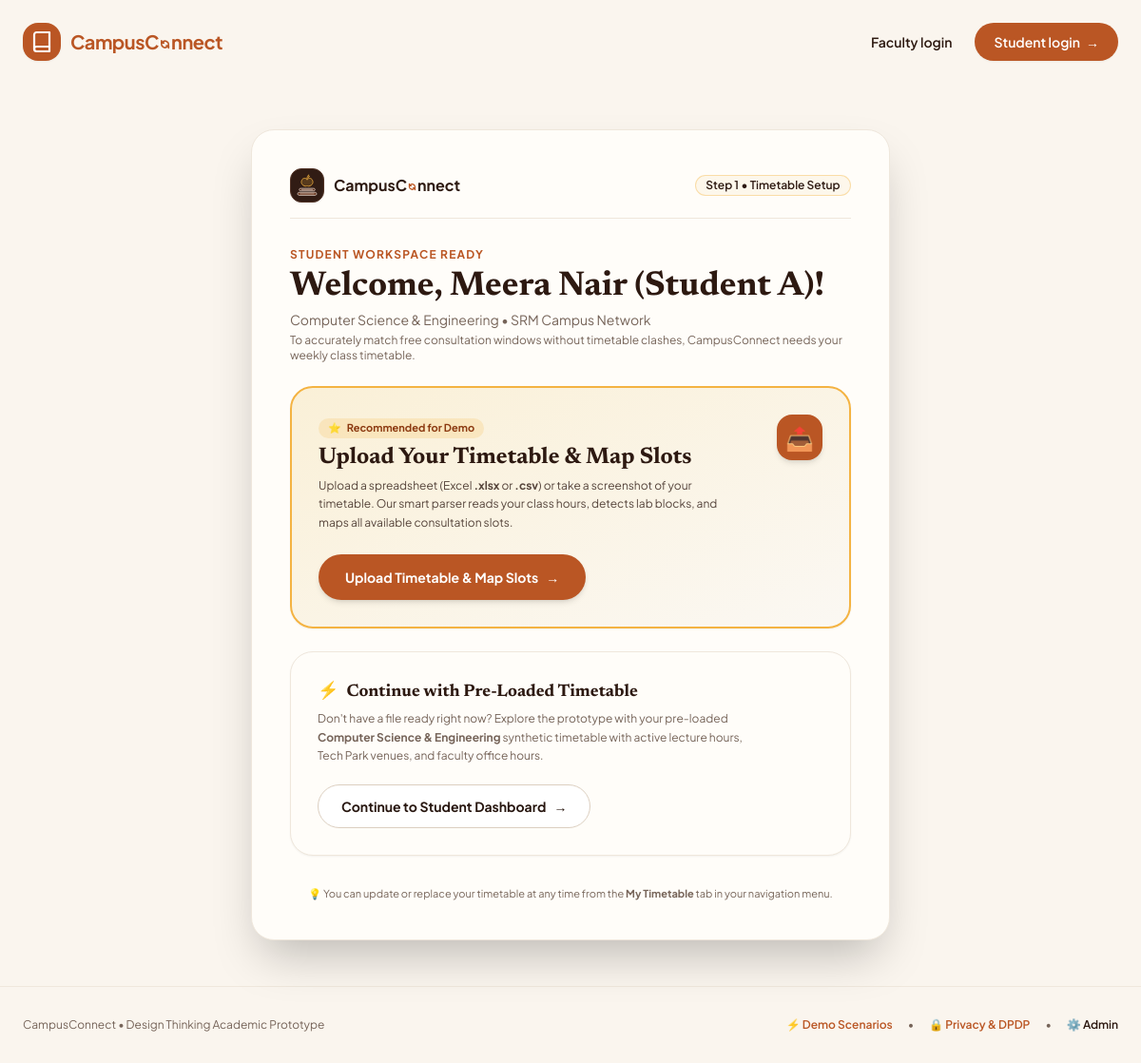
Screenshot of /welcome/setup with the database file from the repository.
### app/models.py (models this page shows)
class User(SQLModel, table=True):
    id: Optional[int] = Field(default=None, primary_key=True)
    role: str = Field(index=True)                    # UserRole value: student, faculty, admin
    name: str                                        # e.g., "Meera Nair", "Dr. Rajesh Raman"
    department: str                                  # e.g., "Computer Science & Engineering"
    email: str = Field(index=True, unique=True)
    section: Optional[str] = None                    # e.g., "CSE-A" for students
    semester: Optional[int] = None                   # e.g., 3 for 2nd-year students
    no_show_count: int = Field(default=0)            # 2 no-shows trigger automated booking block
    is_blocked: bool = Field(default=False)          # Admin reset flag

### app/routers/common.py (the view)
@router.get("/welcome/setup", response_class=HTMLResponse)
def welcome_setup_page(
    request: Request,
    current_user: User = Depends(get_current_user),
    session: Session = Depends(get_session)
):
    from app.main import templates
    from app.auth_mock import get_mock_users_by_role
    return templates.TemplateResponse(
        request=request,
        name="auth/onboarding_timetable.html",
        context={
            "request": request,
            "current_user": current_user,
            "mock_users": get_mock_users_by_role(session),
        }
    )

### app/templates/auth/onboarding_timetable.html (shortened to what this page needs)
{% extends "base.html" %}
{% block content %}
<div class="py-8 max-w-2xl mx-auto space-y-8">
  <div class="bg-warm-surface rounded-3xl border border-warm-border p-8 sm:p-10 shadow-2xl relative space-y-6">
    <div class="flex items-center justify-between border-b border-warm-border pb-4">
      <div class="flex items-center space-x-2.5">
        <div class="w-9 h-9 rounded-xl bg-[#311C14] border border-[#523326] text-amberwarm-gold flex items-center justify-center shadow-sm p-1 shrink-0">
        </div>
        <span class="text-base font-bold text-espresso font-sans inline-flex items-center">
          <span>CampusC</span>
          <span class="inline-flex items-center justify-center mx-[1px] relative" style="top: 0.12em;">
          </span>
          <span>nnect</span>
        </span>
      </div>
      <span class="badge-warm bg-amberwarm-light text-espresso border border-amberwarm/40 text-xs font-semibold">
        Step 1 &bull; Timetable Setup
      </span>
    </div>
    <div class="space-y-1">
      <span class="text-xs font-bold tracking-widest text-terracotta uppercase">
        {{ current_user.role | upper }} WORKSPACE READY
      </span>
      <h1 class="font-serif text-3xl sm:text-4xl font-bold text-espresso">
        Welcome, {{ current_user.name }}!
      </h1>
      <p class="text-xs sm:text-sm text-warm-muted leading-relaxed">
        {{ current_user.department }} &bull; SRM Campus Network
      </p>
      <p class="text-xs text-warm-muted mt-2">
        To accurately match free consultation windows without timetable clashes, CampusConnect needs your weekly class timetable.
      </p>
    </div>
    <div class="bg-gradient-to-br from-[#FAF0D7] to-[#FBF8F3] border-2 border-[#F4B342] rounded-3xl p-6 sm:p-7 shadow-sm space-y-4 relative overflow-hidden group">
      <div class="flex items-start justify-between">
        <div class="space-y-1">
          <div class="inline-flex items-center space-x-1.5 bg-[#F4B342]/20 text-[#8C3A11] px-2.5 py-0.5 rounded-full text-[11px] font-bold">
            <span>⭐</span>
            <span>Recommended for Demo</span>
          </div>
          <h2 class="font-serif text-xl sm:text-2xl font-bold text-espresso">
            Upload Your Timetable & Map Slots
          </h2>
          <p class="text-xs text-espresso/80 leading-relaxed max-w-md">
            Upload a spreadsheet (Excel <strong>.xlsx</strong> or <strong>.csv</strong>) or take a screenshot of your timetable.
            Our smart parser reads your class hours, detects lab blocks, and maps all available consultation slots.
          </p>
        </div>
        <div class="w-12 h-12 rounded-2xl bg-[#BA5624] text-white flex items-center justify-center text-2xl shrink-0 shadow-md">
          📤
        </div>
      </div>
      <div class="pt-2">
        {% if current_user.role == 'student' %}
          <a href="/student/timetable/upload"
             class="btn-terracotta btn-glow text-white font-bold text-sm py-3.5 px-7 rounded-full shadow-md inline-flex items-center space-x-2">
            <span>Upload Timetable & Map Slots</span>
            <span>&rarr;</span>
          </a>
        {% elif current_user.role == 'faculty' %}
          <a href="/faculty/timetable/upload"
             class="btn-terracotta btn-glow text-white font-bold text-sm py-3.5 px-7 rounded-full shadow-md inline-flex items-center space-x-2">
            <span>Upload Timetable & Map Slots</span>
            <span>&rarr;</span>
          </a>
        {% else %}
          <a href="/admin"
             class="btn-terracotta btn-glow text-white font-bold text-sm py-3.5 px-7 rounded-full shadow-md inline-flex items-center space-x-2">
            <span>Go to Admin Dashboard</span>
            <span>&rarr;</span>
          </a>
        {% endif %}
      </div>
    </div>
    <div class="bg-warm-surface border border-warm-border rounded-3xl p-6 sm:p-7 shadow-sm space-y-3">
      <div class="flex items-start justify-between">
        <div class="space-y-1">
          <h3 class="font-serif text-lg font-bold text-espresso flex items-center space-x-2">
            <span>⚡</span>
            <span>Continue with Pre-Loaded Timetable</span>
          </h3>
          <p class="text-xs text-warm-muted leading-relaxed max-w-md">
            Don't have a file ready right now? Explore the prototype with your pre-loaded <strong>{{ current_user.department }}</strong> synthetic timetable with active lecture hours, Tech Park venues, and faculty office hours.
          </p>
        </div>
      </div>
      <div class="pt-2">
        {% if current_user.role == 'student' %}
          <a href="/student/dashboard"
             class="btn-secondary-warm btn-glow-subtle font-bold text-xs sm:text-sm py-3 px-6 rounded-full inline-flex items-center space-x-2">
            <span>Continue to Student Dashboard</span>
            <span>&rarr;</span>
          </a>
        {% elif current_user.role == 'faculty' %}
          <a href="/faculty/inbox"
             class="btn-secondary-warm btn-glow-subtle font-bold text-xs sm:text-sm py-3 px-6 rounded-full inline-flex items-center space-x-2">
            <span>Continue to Faculty Inbox</span>
            <span>&rarr;</span>
          </a>
        {% else %}
          <a href="/admin"
             class="btn-secondary-warm btn-glow-subtle font-bold text-xs sm:text-sm py-3 px-6 rounded-full inline-flex items-center space-x-2">
            <span>Continue to Admin Overview</span>
            <span>&rarr;</span>
          </a>
        {% endif %}
      </div>
    </div>
    <div class="text-center pt-2">
      <p class="text-[11px] text-warm-muted">
        💡 You can update or replace your timetable at any time from the <strong>My Timetable</strong> tab in your navigation menu.
      </p>
    </div>
  </div>
</div>
{% endblock %}

### app/templates/base.html (style rules this page uses)
body { background-color: #FAF5EE; color: #281710; font-family: 'Plus Jakarta Sans', system-ui, sans-serif; }
.btn-glow { transition: all 0.22s cubic-bezier(0.34, 1.56, 0.64, 1); }
.btn-glow-subtle { transition: all 0.2s cubic-bezier(0.34, 1.56, 0.64, 1); }
.badge-warm { display: inline-flex; align-items: center; padding: 0.15rem 0.65rem; border-radius: 9999px; font-size: 0.75rem; font-weight: 600; }
.btn-terracotta { background-color: #BA5624 !important; color: #FFFFFF !important; display: inline-flex; align-items: center; justify-content: center; }
.btn-secondary-warm { background-color: #FFFFFF !important; color: #281710 !important; border: 1px solid #DCCFC0 !important; display: inline-flex; align-items: center; justify-content: center; }

### rows the page displays
User: role "STUDENT", name "Meera Nair (Student A)", department "Computer Science & Engineering"
